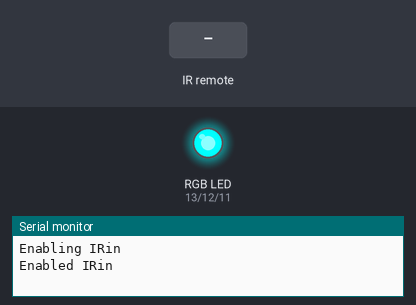
Bench run of a sketch on a simulated Arduino Uno, built with avr-gcc and run on an emulated ATmega328P. Parts: an RGB LED mixed from three pins (HIGH = lit), the last lines printed to the serial monitor. The inputs (shaded band) are chosen by the test bench.

Above: at 1.2 s.
1.3 s: infrared code 0xFFD827 received
At 2.2 s:
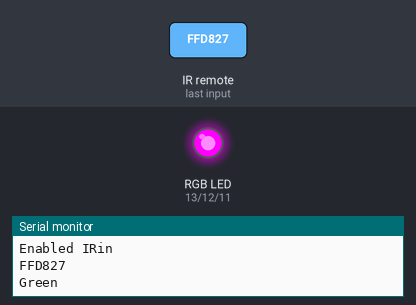
2.8 s: infrared code 0xFF48B7 received
At 3.3 s:
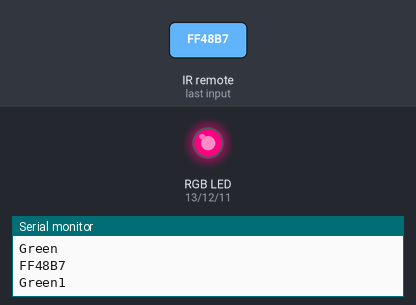
4.3 s: infrared code 0xFF9867 received
At 5.5 s:
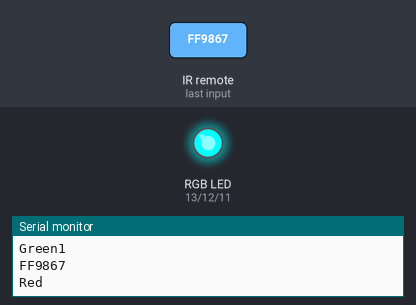
5.8 s: infrared code 0xFF8877 received
At 6.8 s:
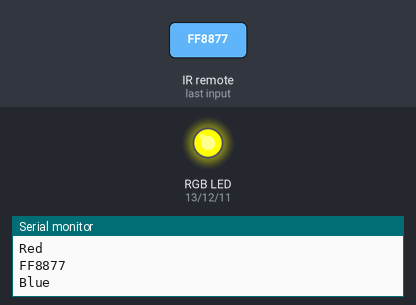
7.3 s: infrared code 0xFF6897 received
At 8.0 s:
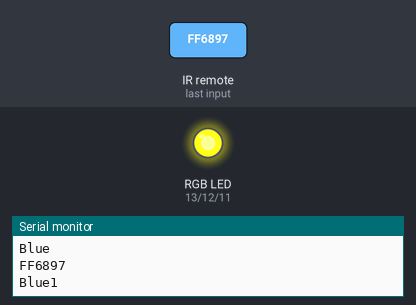
8.8 s: infrared code 0xFFD827 received
At 9.1 s:
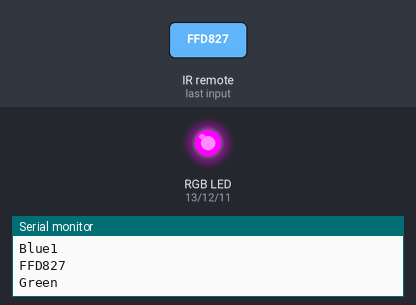
Timing chart, 0 to 11.3 s (numbered marks = the images above; inputs shaded):
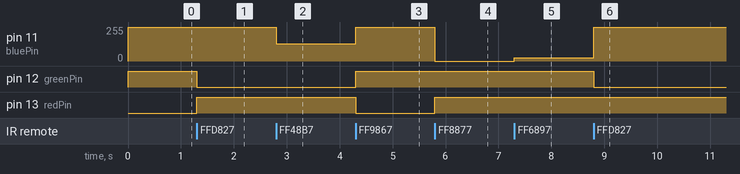

The sketch:

RGBLight.ino
```cpp
#include <IRremote.h>
//#include "map.h"

int redPin = 13;
int greenPin = 12;
int bluePin = 11;

int RECV_PIN = 9;

IRrecv irrecv(RECV_PIN);
decode_results results;

//uncomment this line if using a Common Anode LED
#define COMMON_ANODE

void setup()
{
	Serial.begin(9600);
	// In case the interrupt driver crashes on setup, give a clue
	// to the user what's going on.
	Serial.println("Enabling IRin");
	irrecv.enableIRIn(); // Start the receiver
	Serial.println("Enabled IRin");

	pinMode(redPin, OUTPUT);
	pinMode(greenPin, OUTPUT);
	pinMode(bluePin, OUTPUT);

  setColor(255, 0, 0);  // red
}

void loop()
{
	if (irrecv.decode(&results)) {
		if(results.decode_type == NEC) {
			Serial.println(results.value, HEX);
			remoteToColor(results.value);
		}
		irrecv.resume(); // Receive the next value
	}
	// delay(100);
}

void remoteToColor(unsigned long value)
{
    if(value == 16750695) {
			Serial.println("Red");
      setColor(255, 0, 0);//Red
    } else if(value == 16771095) {
			Serial.println("Red1");
      setColor(255, 100, 0);//Red1
    } else if(value == 16767015) {
			Serial.println("Green");
      setColor(0, 255, 0);//Green
    } else if(value == 16730295) {
			Serial.println("Green1");
      setColor(0, 255, 126);//Green1
    } else if (value == 16746615) {
			Serial.println("Blue");
      setColor(0,0,255);//Blue
    } else if (value == 16738455) {
			Serial.println("Blue1");
      setColor(55, 92, 229);//Blue1
    }
}

void setColor(int red, int green, int blue)
{
#ifdef COMMON_ANODE
	red = 255 - red;
	green = 255 - green;
	blue = 255 - blue;
#endif
	analogWrite(redPin, red);
	analogWrite(greenPin, green);
	analogWrite(bluePin, blue);
}
```

Measured:
- after the input at 1.3 s, pin 12 (greenPin): HIGH → LOW at once; pin 13 (redPin): LOW → HIGH at once
- after the input at 2.8 s, pin 11 (bluePin): 255/255 → 129/255 at once
- after the input at 4.3 s, pin 11 (bluePin): 129/255 → 255/255 at once; pin 12 (greenPin): LOW → HIGH at once; pin 13 (redPin): HIGH → LOW at once
- after the input at 5.8 s, pin 11 (bluePin): 255/255 → 0/255 at once; pin 13 (redPin): LOW → HIGH at once
- after the input at 7.3 s, pin 11 (bluePin): 0/255 → 26/255 at once
- after the input at 8.8 s, pin 11 (bluePin): 26/255 → 255/255 at once; pin 12 (greenPin): HIGH → LOW at once
